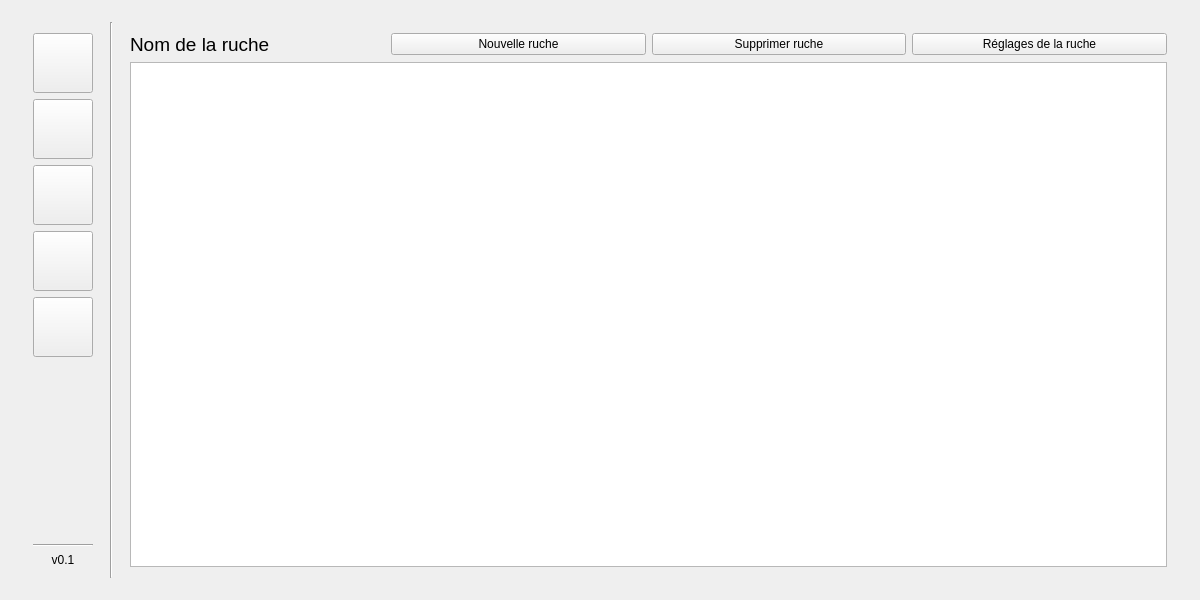
<?xml version="1.0" encoding="UTF-8"?>
<ui version="4.0">
 <class>ihm</class>
 <widget class="QMainWindow" name="ihm">
  <property name="enabled">
   <bool>true</bool>
  </property>
  <property name="geometry">
   <rect>
    <x>0</x>
    <y>0</y>
    <width>1200</width>
    <height>600</height>
   </rect>
  </property>
  <property name="windowTitle">
   <string>Bee-honey't</string>
  </property>
  <widget class="QWidget" name="centralWidget">
   <layout class="QHBoxLayout" name="horizontalLayout_2">
    <item>
     <widget class="QWidget" name="widget" native="true">
      <layout class="QHBoxLayout" name="horizontalLayout_3">
       <item>
        <layout class="QHBoxLayout" name="horizontalLayout">
         <item>
          <widget class="QWidget" name="barre_laterale" native="true">
           <layout class="QVBoxLayout" name="verticalLayout">
            <item>
             <widget class="QPushButton" name="pushButton_ruches">
              <property name="enabled">
               <bool>true</bool>
              </property>
              <property name="minimumSize">
               <size>
                <width>60</width>
                <height>60</height>
               </size>
              </property>
              <property name="toolTip">
               <string>Ruches</string>
              </property>
              <property name="whatsThis">
               <string/>
              </property>
              <property name="styleSheet">
               <string notr="true"/>
              </property>
              <property name="text">
               <string/>
              </property>
              <property name="icon">
               <iconset theme=":/ruches.png">
                <normaloff>.</normaloff>
                <normalon>:/ruches.png</normalon>.</iconset>
              </property>
              <property name="iconSize">
               <size>
                <width>50</width>
                <height>50</height>
               </size>
              </property>
             </widget>
            </item>
            <item>
             <widget class="QPushButton" name="pushButton_mesures">
              <property name="minimumSize">
               <size>
                <width>60</width>
                <height>60</height>
               </size>
              </property>
              <property name="text">
               <string/>
              </property>
              <property name="iconSize">
               <size>
                <width>50</width>
                <height>50</height>
               </size>
              </property>
             </widget>
            </item>
            <item>
             <widget class="QPushButton" name="pushButton_tableaux">
              <property name="minimumSize">
               <size>
                <width>60</width>
                <height>60</height>
               </size>
              </property>
              <property name="text">
               <string/>
              </property>
             </widget>
            </item>
            <item>
             <widget class="QPushButton" name="pushButton_graphiques">
              <property name="minimumSize">
               <size>
                <width>60</width>
                <height>60</height>
               </size>
              </property>
              <property name="styleSheet">
               <string notr="true"/>
              </property>
              <property name="text">
               <string/>
              </property>
              <property name="icon">
               <iconset theme=":/graphiques.png">
                <normaloff>.</normaloff>
                <normalon>:/graphiques.png</normalon>.</iconset>
              </property>
              <property name="iconSize">
               <size>
                <width>50</width>
                <height>50</height>
               </size>
              </property>
             </widget>
            </item>
            <item>
             <widget class="QPushButton" name="pushButton_alertes">
              <property name="minimumSize">
               <size>
                <width>60</width>
                <height>60</height>
               </size>
              </property>
              <property name="text">
               <string/>
              </property>
              <property name="icon">
               <iconset>
                <normalon>:/alertes.png</normalon>
               </iconset>
              </property>
              <property name="iconSize">
               <size>
                <width>50</width>
                <height>50</height>
               </size>
              </property>
             </widget>
            </item>
            <item>
             <spacer name="ligne_verticale">
              <property name="orientation">
               <enum>Qt::Vertical</enum>
              </property>
              <property name="sizeHint" stdset="0">
               <size>
                <width>20</width>
                <height>40</height>
               </size>
              </property>
             </spacer>
            </item>
            <item>
             <widget class="Line" name="ligne_horizontale_version">
              <property name="orientation">
               <enum>Qt::Horizontal</enum>
              </property>
             </widget>
            </item>
            <item>
             <widget class="QLabel" name="label_version">
              <property name="text">
               <string>v0.1</string>
              </property>
              <property name="alignment">
               <set>Qt::AlignCenter</set>
              </property>
             </widget>
            </item>
           </layout>
           <zorder>pushButton_ruches</zorder>
           <zorder>pushButton_tableaux</zorder>
           <zorder>pushButton_mesures</zorder>
           <zorder>ligne_verticale</zorder>
           <zorder>label_version</zorder>
           <zorder>pushButton_graphiques</zorder>
           <zorder>ligne_horizontale_version</zorder>
           <zorder>pushButton_alertes</zorder>
          </widget>
         </item>
         <item>
          <widget class="Line" name="line">
           <property name="orientation">
            <enum>Qt::Vertical</enum>
           </property>
          </widget>
         </item>
        </layout>
       </item>
       <item>
        <widget class="QStackedWidget" name="stackedWidget">
         <widget class="QWidget" name="ruches">
          <layout class="QVBoxLayout" name="verticalLayout_3">
           <item>
            <layout class="QHBoxLayout" name="horizontalLayout_5">
             <item>
              <widget class="QLabel" name="label_nom_ruche">
               <property name="font">
                <font>
                 <pointsize>14</pointsize>
                </font>
               </property>
               <property name="text">
                <string>Nom de la ruche</string>
               </property>
              </widget>
             </item>
             <item>
              <widget class="QPushButton" name="pushButton_nouvelle_ruche">
               <property name="text">
                <string>Nouvelle ruche</string>
               </property>
              </widget>
             </item>
             <item>
              <widget class="QPushButton" name="pushButton_supprimer_ruche">
               <property name="text">
                <string>Supprimer ruche</string>
               </property>
              </widget>
             </item>
             <item>
              <widget class="QPushButton" name="pushButton_reglage">
               <property name="text">
                <string>Réglages de la ruche</string>
               </property>
              </widget>
             </item>
            </layout>
           </item>
           <item>
            <layout class="QVBoxLayout" name="verticalLayout_2">
             <item>
              <widget class="QTableView" name="tableView"/>
             </item>
            </layout>
           </item>
          </layout>
         </widget>
         <widget class="QWidget" name="page_2">
          <widget class="QLabel" name="label_2">
           <property name="geometry">
            <rect>
             <x>10</x>
             <y>10</y>
             <width>67</width>
             <height>17</height>
            </rect>
           </property>
           <property name="text">
            <string>Page 2</string>
           </property>
          </widget>
         </widget>
         <widget class="QWidget" name="page_3">
          <widget class="QLabel" name="label_3">
           <property name="geometry">
            <rect>
             <x>10</x>
             <y>10</y>
             <width>67</width>
             <height>17</height>
            </rect>
           </property>
           <property name="text">
            <string>Page 3</string>
           </property>
          </widget>
         </widget>
         <widget class="QWidget" name="graph">
          <widget class="QLabel" name="label_4">
           <property name="geometry">
            <rect>
             <x>10</x>
             <y>10</y>
             <width>101</width>
             <height>17</height>
            </rect>
           </property>
           <property name="text">
            <string>Graphiques</string>
           </property>
          </widget>
         </widget>
         <widget class="QWidget" name="alertes">
          <layout class="QVBoxLayout" name="verticalLayout_4">
           <item>
            <widget class="QLabel" name="label">
             <property name="font">
              <font>
               <pointsize>14</pointsize>
              </font>
             </property>
             <property name="text">
              <string>Dernières alertes</string>
             </property>
            </widget>
           </item>
           <item>
            <widget class="QTableView" name="tableView_2"/>
           </item>
          </layout>
         </widget>
        </widget>
       </item>
      </layout>
     </widget>
    </item>
   </layout>
  </widget>
 </widget>
 <layoutdefault spacing="6" margin="11"/>
 <resources/>
 <connections/>
</ui>
